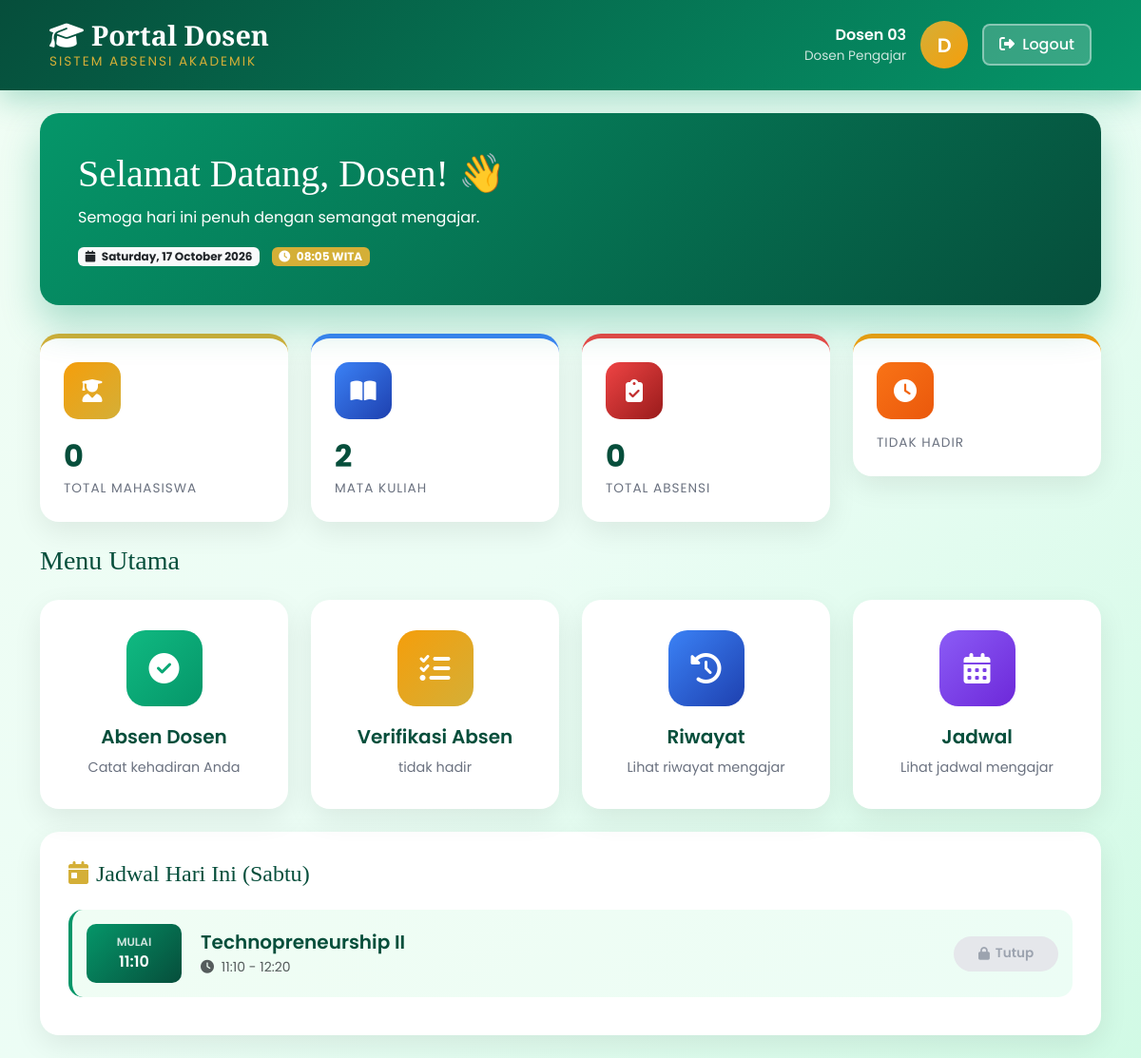
The page /public/index.php?page=dosen_dashboard (signed in) on the database its author committed.
### tables this page shows
CREATE TABLE `jadwal` (
  `id` int(11) NOT NULL,
  `matkul_id` int(11) NOT NULL,
  `dosen_id` int(11) NOT NULL,
  `hari` enum('Senin','Selasa','Rabu','Kamis','Jumat','Sabtu') NOT NULL,
  `jam_mulai` time NOT NULL,
  `jam_selesai` time NOT NULL,
  `semester` varchar(20) NOT NULL,
  `tahun_ajaran` varchar(20) NOT NULL,
  `is_open` tinyint(1) DEFAULT 1 COMMENT '1=buka, 0=tutup',
  `manual_override` tinyint(1) DEFAULT 0 COMMENT '1=admin force buka/tutup'
);

CREATE TABLE `matkul` (
  `id` int(11) NOT NULL,
  `kode_matkul` varchar(20) NOT NULL,
  `nama_matkul` varchar(100) NOT NULL,
  `sks` int(11) NOT NULL
);

### views/dosen/dashboard.php (the view, shortened to what this page needs)
<?php
$database = new Database();
$conn = $database->getConnection();
$dosen_id = $_SESSION['user_id'];
$stmt = $conn->prepare("
    SELECT
        COUNT(DISTINCT a.user_id) as total_mhs,
        COUNT(*) as total_absen,
        SUM(CASE WHEN a.status_sistem = 'Hadir' THEN 1 ELSE 0 END) as hadir,
        SUM(CASE WHEN a.status_sistem IN ('Izin', 'Sakit') THEN 1 ELSE 0 END) as izin_sakit,
        SUM(CASE WHEN a.status_sistem LIKE '%Terlambat%' THEN 1 ELSE 0 END) as terlambat,
        SUM(CASE WHEN a.status_sistem = 'Tidak Hadir' THEN 1 ELSE 0 END) as tidak_hadir
    FROM absensi a
    LEFT JOIN jadwal j ON a.jadwal_id = j.id
    LEFT JOIN users u ON a.user_id = u.id
    WHERE j.dosen_id = ? AND u.role = 'mahasiswa'
");
$stmt->execute([$dosen_id]);
$stats = $stmt->fetch();
$stmt = $conn->prepare("SELECT COUNT(*) FROM jadwal WHERE dosen_id = ?");
$stmt->execute([$dosen_id]);
$total_matkul = $stmt->fetchColumn();
$hari_indo = ['Sunday' => 'Minggu', 'Monday' => 'Senin', 'Tuesday' => 'Selasa', 'Wednesday' => 'Rabu', 'Thursday' => 'Kamis', 'Friday' => 'Jumat', 'Saturday' => 'Sabtu'];
$hari_ini = $hari_indo[date('l')];
$stmt = $conn->prepare("SELECT j.*, m.nama_matkul FROM jadwal j LEFT JOIN matkul m ON j.matkul_id = m.id WHERE j.dosen_id = ? AND j.hari = ? ORDER BY j.jam_mulai ASC");
$stmt->execute([$dosen_id, $hari_ini]);
$jadwal_hari_ini = $stmt->fetchAll();
?>
<!DOCTYPE html>
<html lang="id">
<head>
    <link href="https://cdn.jsdelivr.net/npm/bootstrap@5.3.0/dist/css/bootstrap.min.css" rel="stylesheet">
    <link rel="stylesheet" href="https://cdnjs.cloudflare.com/ajax/libs/font-awesome/6.4.0/css/all.min.css">
</head>
<body>
    <div class="top-nav">
        <div class="container">
            <div class="d-flex justify-content-between align-items-center">
                <div>
                    <h1 class="brand-title"><i class="fas fa-graduation-cap me-2"></i>Portal Dosen</h1>
                    <div class="brand-subtitle">Sistem Absensi Akademik</div>
                </div>
                <div class="user-profile">
                    <div class="text-end">
                        <div style="font-weight: 600;"><?= htmlspecialchars($_SESSION['nama']) ?></div>
                        <div style="font-size: 0.85rem; opacity: 0.8;">Dosen Pengajar</div>
                    </div>
                    <div class="user-avatar"><?= substr($_SESSION['nama'], 0, 1) ?></div>
                    <a href="/kampus-absensi/public/logout.php" class="btn-logout">
                        <i class="fas fa-sign-out-alt me-1"></i> Logout
                    </a>
                </div>
            </div>
        </div>
    </div>
    <div class="container py-4">
        <div class="welcome-banner">
            <h1>Selamat Datang, <?= htmlspecialchars(explode(' ', $_SESSION['nama'])[0]) ?>! 👋</h1>
            <p>Semoga hari ini penuh dengan semangat mengajar.</p>
            <div class="mt-3">
                <span class="badge bg-light text-dark me-2"><i class="fas fa-calendar me-1"></i> <?= date('l, d F Y') ?></span>
                <span class="badge" style="background: #d4af37; color: white;"><i class="fas fa-clock me-1"></i> <?= date('H:i') ?> WITA</span>
            </div>
        </div>
        <div class="row g-4 mb-4">
            <div class="col-md-3">
                <div class="stat-card gold">
                    <div class="stat-icon gold"><i class="fas fa-user-graduate"></i></div>
                    <div class="stat-number"><?= $stats['total_mhs'] ?></div>
                    <div class="stat-label">Total Mahasiswa</div>
                </div>
            </div>
            <div class="col-md-3">
                <div class="stat-card blue">
                    <div class="stat-icon blue"><i class="fas fa-book-open"></i></div>
                    <div class="stat-number"><?= $total_matkul ?></div>
                    <div class="stat-label">Mata Kuliah</div>
                </div>
            </div>
            <div class="col-md-3">
                <div class="stat-card red">
                    <div class="stat-icon red"><i class="fas fa-clipboard-check"></i></div>
                    <div class="stat-number"><?= $stats['total_absen'] ?></div>
                    <div class="stat-label">Total Absensi</div>
                </div>
            </div>
            <div class="col-md-3">
                <div class="stat-card orange">
                    <div class="stat-icon orange"><i class="fas fa-clock"></i></div>
                    <div class="stat-label">Tidak Hadir</div>
                </div>
            </div>
        </div>
        <h3 class="mb-4" style="color: #064e3b; font-family: 'Playfair Display', serif;">Menu Utama</h3>
        <div class="row g-4 mb-4">
            <div class="col-md-3">
                <a href="/kampus-absensi/public/index.php?page=dosen_absen" class="menu-card">
                    <div class="menu-icon-large" style="background: linear-gradient(135deg, #10b981, #059669);"><i class="fas fa-check-circle"></i></div>
                    <h5>Absen Dosen</h5>
                    <p>Catat kehadiran Anda</p>
                </a>
            </div>
            <div class="col-md-3">
                <a href="/kampus-absensi/public/index.php?page=dosen_kelola_absen" class="menu-card">
                    <div class="menu-icon-large" style="background: linear-gradient(135deg, #f59e0b, #d4af37);"><i class="fas fa-tasks"></i></div>
                    <h5>Verifikasi Absen</h5>
                    <p><?= $stats['tidak_hadir'] ?> tidak hadir</p>
                </a>
            </div>
            <div class="col-md-3">
                <a href="/kampus-absensi/public/index.php?page=dosen_riwayat" class="menu-card">
                    <div class="menu-icon-large" style="background: linear-gradient(135deg, #3b82f6, #1e40af);"><i class="fas fa-history"></i></div>
                    <h5>Riwayat</h5>
                    <p>Lihat riwayat mengajar</p>
                </a>
            </div>
            <div class="col-md-3">
                <a href="/kampus-absensi/public/index.php?page=dosen_jadwal" class="menu-card">
                    <div class="menu-icon-large" style="background: linear-gradient(135deg, #8b5cf6, #6d28d9);"><i class="fas fa-calendar-alt"></i></div>
                    <h5>Jadwal</h5>
                    <p>Lihat jadwal mengajar</p>
                </a>
            </div>
        </div>
        <div class="jadwal-section">
            <h4 class="mb-4" style="color: #064e3b; font-family: 'Playfair Display', serif;">
                <i class="fas fa-calendar-day me-2" style="color: #d4af37;"></i>Jadwal Hari Ini (<?= $hari_ini ?>)
            </h4>
            <?php if(count($jadwal_hari_ini) > 0): ?>
                <?php foreach($jadwal_hari_ini as $j):
                    $status_tombol = 'tutup';
                ?>
                <div class="jadwal-item">
                    <div class="jadwal-time">
                        <div style="font-size: 0.75rem; opacity: 0.8;">MULAI</div>
                        <div><?= date('H:i', strtotime($j['jam_mulai'])) ?></div>
                    </div>
                    <div class="flex-grow-1">
                        <h5 class="mb-1" style="color: #064e3b; font-weight: 600;"><?= htmlspecialchars($j['nama_matkul']) ?></h5>
                        <div class="text-muted small">
                            <i class="fas fa-clock me-1"></i> <?= date('H:i', strtotime($j['jam_mulai'])) ?> - <?= date('H:i', strtotime($j['jam_selesai'])) ?>
                        </div>
                    </div>
                    <?php if ($status_tombol === 'sudah'): ?>
                        <button class="btn-absen-dash-dosen btn-absen-sudah" disabled title="Anda sudah absen">
                            <i class="fas fa-check-circle"></i> Sudah Absen
                        </button>
                    <?php elseif ($status_tombol === 'buka'): ?>
                        <a href="/kampus-absensi/public/index.php?page=dosen_absen&jadwal_id=<?= $j['id'] ?>" class="btn-absen-dash-dosen btn-absen-buka">
                            <i class="fas fa-check"></i> Absen
                        </a>
                    <?php else: ?>
                        <button class="btn-absen-dash-dosen btn-absen-tutup" disabled title="Absensi ditutup">
                            <i class="fas fa-lock"></i> Tutup
                        </button>
                    <?php endif; ?>
                </div>
                <?php endforeach; ?>
            <?php endif; ?>
        </div>
    </div>
</body>
</html>

### views/dosen/dashboard.php (style rules this page uses)
* { font-family: 'Poppins', sans-serif; }
body { background: linear-gradient(135deg, #f0fdf4 0%, #ecfdf5 50%, #d1fae5 100%); min-height: 100vh; }
.top-nav { background: linear-gradient(135deg, #064e3b 0%, #059669 100%); padding: 20px 40px; box-shadow: 0 10px 30px rgba(5, 150, 105, 0.3); }
.brand-title { font-family: 'Playfair Display', serif; color: white; font-size: 1.8rem; font-weight: 700; margin: 0; }
.brand-subtitle { color: #d4af37; font-size: 0.85rem; letter-spacing: 2px; text-transform: uppercase; }
.user-profile { display: flex; align-items: center; gap: 15px; color: white; }
.user-avatar { width: 50px; height: 50px; border-radius: 50%; background: linear-gradient(135deg, #d4af37, #f59e0b); display: flex; align-items: center; justify-content: center; font-size: 1.3rem; font-weight: 600; color: white; }
.btn-logout { background: rgba(255,255,255,0.2); border: 2px solid rgba(255,255,255,0.4); color: white; padding: 8px 16px; border-radius: 8px; text-decoration: none; font-weight: 500; transition: all 0.3s; display: inline-block; }
.welcome-banner { background: linear-gradient(135deg, #059669 0%, #064e3b 100%); border-radius: 20px; padding: 40px; color: white; margin-bottom: 30px; box-shadow: 0 20px 40px rgba(5, 150, 105, 0.3); position: relative; overflow: hidden; }
.welcome-banner h1 { font-family: 'Playfair Display', serif; font-size: 2.5rem; margin-bottom: 10px; }
.stat-card { background: white; border-radius: 20px; padding: 25px; box-shadow: 0 10px 30px rgba(0,0,0,0.08); transition: all 0.3s; border-top: 5px solid; }
.stat-card.gold { border-top-color: #d4af37; }
.stat-card.blue { border-top-color: #3b82f6; }
.stat-card.red { border-top-color: #ef4444; }
.stat-card.orange { border-top-color: #f59e0b; }
.stat-icon { width: 60px; height: 60px; border-radius: 15px; display: flex; align-items: center; justify-content: center; font-size: 1.5rem; margin-bottom: 15px; color: white; }
.stat-icon.gold { background: linear-gradient(135deg, #f59e0b, #d4af37); }
.stat-icon.blue { background: linear-gradient(135deg, #3b82f6, #1e40af); }
.stat-icon.red { background: linear-gradient(135deg, #ef4444, #991b1b); }
.stat-icon.orange { background: linear-gradient(135deg, #f97316, #ea580c); }
.stat-number { font-size: 2rem; font-weight: 700; color: #064e3b; }
.stat-label { color: #6b7280; font-size: 0.85rem; text-transform: uppercase; letter-spacing: 1px; }
.menu-card { background: white; border-radius: 20px; padding: 30px; text-align: center; box-shadow: 0 10px 30px rgba(0,0,0,0.08); transition: all 0.3s; text-decoration: none; color: inherit; display: block; border: 2px solid transparent; }
.menu-icon-large { width: 80px; height: 80px; border-radius: 20px; display: flex; align-items: center; justify-content: center; font-size: 2rem; margin: 0 auto 20px; color: white; }
.menu-card h5 { font-weight: 600; color: #064e3b; margin-bottom: 10px; }
.menu-card p { color: #6b7280; font-size: 0.9rem; margin: 0; }
.jadwal-section { background: white; border-radius: 20px; padding: 30px; box-shadow: 0 10px 30px rgba(0,0,0,0.08); }
.jadwal-item { display: flex; align-items: center; padding: 15px; border-radius: 15px; margin-bottom: 10px; background: linear-gradient(135deg, #f0fdf4, #ecfdf5); border-left: 4px solid #059669; transition: all 0.3s; }
.jadwal-time { background: linear-gradient(135deg, #059669, #064e3b); color: white; padding: 10px 15px; border-radius: 10px; font-weight: 600; margin-right: 20px; min-width: 100px; text-align: center; }
.btn-absen-dash-dosen { border-radius: 50px; padding: 8px 20px; font-weight: 600; font-size: 0.85rem; text-decoration: none; display: inline-flex; align-items: center; gap: 6px; border: none; transition: all 0.3s; min-width: 110px; justify-content: center; }
.btn-absen-tutup { background: #e5e7eb; color: #9ca3af; cursor: not-allowed; }

### rows shown on the page
jadwal: jam_mulai "11:10", matkul.nama_matkul "Technopreneurship II", jam_selesai "12:20"

### other values the page prints
$_SESSION['nama'] "Dosen 03"
substr($_SESSION['nama'], 0, 1) "D"
explode(' ', $_SESSION['nama'])[0] "Dosen"
$stats['total_mhs'] "0"
$total_matkul "2"
$stats['total_absen'] "0"
